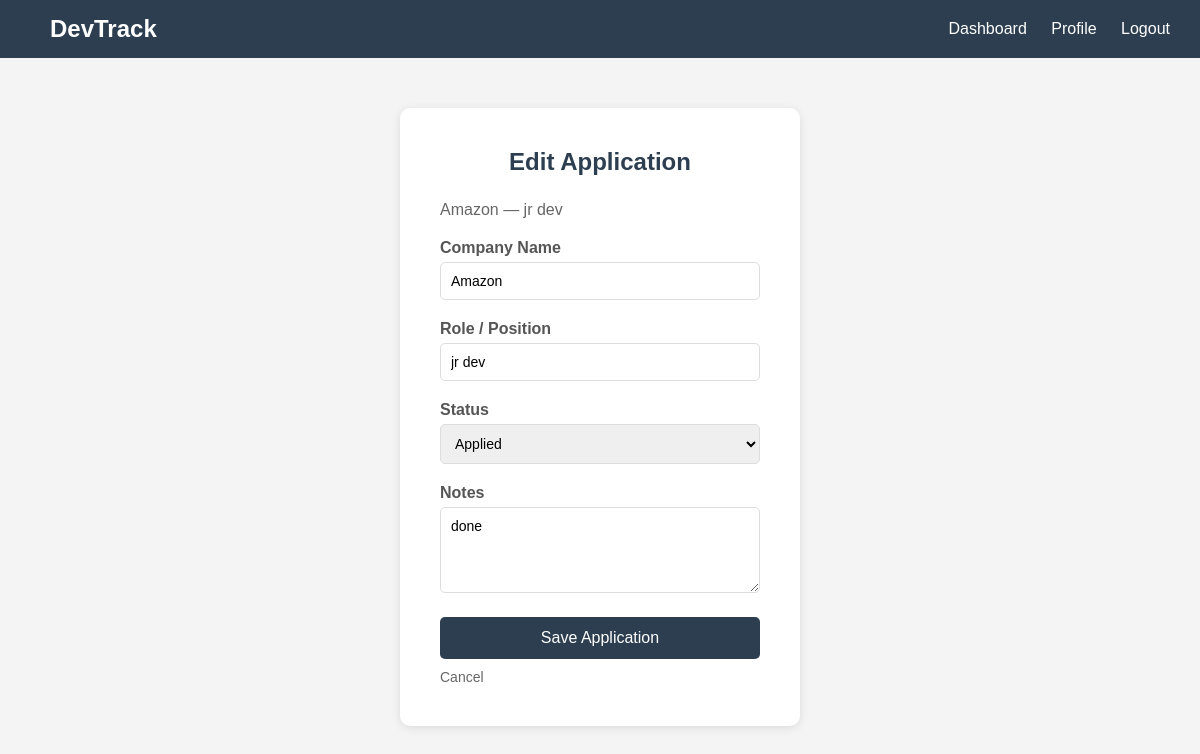
/application/edit/5 (signed in), run on the app's committed database.
### app/models.py (models this page shows, shortened)
class Application(db.Model):
    id = db.Column(db.Integer, primary_key=True)
    company = db.Column(db.String(100), nullable=False)
    role = db.Column(db.String(100), nullable=False)
    status = db.Column(db.String(20), nullable=False, default='Applied')
    date_applied = db.Column(db.DateTime, nullable=False, default=datetime.utcnow)
    notes = db.Column(db.Text, nullable=True)
    location = db.Column(db.String(100), nullable=True)
    job_type = db.Column(db.String(20), nullable=True, default='Internship')
    salary = db.Column(db.Integer, nullable=True)
    source = db.Column(db.String(50), nullable=True)
    interview_date = db.Column(db.DateTime, nullable=True)
    response_days = db.Column(db.Integer, nullable=True)
    user_id = db.Column(db.Integer, db.ForeignKey('user.id'), nullable=False)

### app/main/routes.py (the view, shortened to what this page needs)
@main.route('/application/edit/<int:application_id>', methods=['GET', 'POST'])
@login_required
def edit_application(application_id):
    application = Application.query.get_or_404(application_id)
    if application.user_id != current_user.id:
        flash('You cannot edit the application','danger')
        return redirect(url_for('main.dashboard'))
    form  = ApplicationForm()
    if request.method == 'GET':
        form.company.data = application.company
        form.role.data = application.role
        form.status.data = application.status
        form.notes.data = application.notes
    return render_template('main/edit_application.html', title='Edit Application', form=form, application=application)

### app/main/forms.py
class ApplicationForm(FlaskForm):
    company = StringField('Company Name', validators=[
        DataRequired(),
        Length(max=100)
    ])
    role = StringField('Role / Position', validators=[
        DataRequired(),
        Length(max=100)
    ])
    status = SelectField('Status', choices=[
        ('Applied', 'Applied'),
        ('Interview', 'Interview'),
        ('Offer', 'Offer'),
        ('Rejected', 'Rejected')
    ])
    location = StringField('Location', validators=[Optional(), Length(max=100)])
    job_type = SelectField('Job Type', choices=[
        ('Internship', 'Internship'),
        ('Full-time', 'Full-time'),
        ('Part-time', 'Part-time')
    ])
    salary = IntegerField('Salary / Stipend (monthly)', validators=[Optional()])
    source = SelectField('Found on', choices=[
        ('LinkedIn', 'LinkedIn'),
        ('Internshala', 'Internshala'),
        ('Unstop', 'Unstop'),
        ('Company Website', 'Company Website'),
        ('Referral', 'Referral'),
        ('Other', 'Other')
    ])
    notes = TextAreaField('Notes', validators=[Optional(), Length(max=500)])
    submit = SubmitField('Save Application')

### app/__init__.py (called while the page is built)
@login_manager.user_loader
def load_user(user_id):
    from app.models import User
    return User.query.get(int(user_id))

### app/templates/main/edit_application.html (shortened to what this page needs)
{% extends "base.html" %}
{% block content %}
<div class="form-container">
    <h2>Edit Application</h2>
    <p style="color:#666; margin-bottom:20px;">{{ application.company }} — {{ application.role }}</p>
    <form method="POST" action="">
        <div class="form-group">
            {{ form.company.label }}
            {{ form.company(class="form-input") }}
        </div>
        <div class="form-group">
            {{ form.role.label }}
            {{ form.role(class="form-input") }}
        </div>
        <div class="form-group">
            {{ form.status.label }}
            {{ form.status(class="form-input") }}
        </div>
        <div class="form-group">
            {{ form.notes.label }}
            {{ form.notes(class="form-input", rows=4) }}
        </div>
        {{ form.submit(class="btn") }}
        <a href="{{ url_for('main.dashboard') }}" class="btn-cancel">Cancel</a>
    </form>
</div>
{% endblock %}

### app/static/style.css (style rules this page uses)
* { margin: 0; padding: 0; box-sizing: border-box; font-family: Arial, sans-serif; }
body { background-color: #f4f4f4; color: #333; }
.form-container { max-width: 400px; margin: 50px auto; background: white; padding: 40px; border-radius: 10px; box-shadow: 0 2px 10px rgba(0,0,0,0.1); }
.form-container h2 { text-align: center; margin-bottom: 25px; color: #2c3e50; }
.form-group { margin-bottom: 20px; }
.form-group label { display: block; margin-bottom: 5px; font-weight: bold; color: #555; }
.form-input { width: 100%; padding: 10px; border: 1px solid #ddd; border-radius: 5px; font-size: 14px; }
.btn { width: 100%; padding: 12px; background-color: #2c3e50; color: white; border: none; border-radius: 5px; font-size: 16px; cursor: pointer; }
.btn { display: inline-block; padding: 12px 25px; background-color: #2c3e50; color: white; border: none; border-radius: 5px; font-size: 16px; cursor: pointer; text-decoration: none; }
.btn-cancel { display: inline-block; margin-top: 10px; color: #666; text-decoration: none; font-size: 14px; }

### data on the page
Application: company "Amazon", role "jr dev", status "Applied", notes "done"
